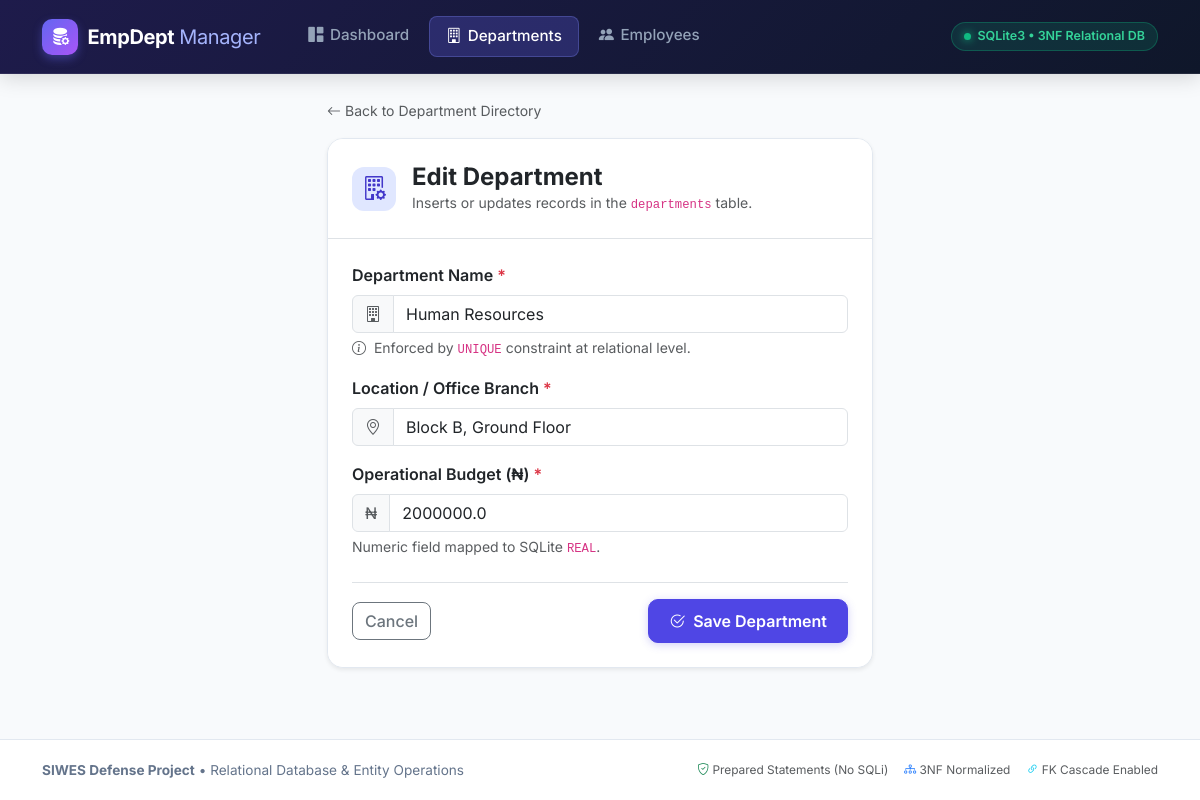
Screenshot of /departments/2/edit with the database file from the repository.
### tables this page shows
CREATE TABLE departments (
    department_id   INTEGER PRIMARY KEY AUTOINCREMENT,
    name            TEXT NOT NULL UNIQUE,
    location        TEXT NOT NULL,
    budget          REAL NOT NULL DEFAULT 0,
    created_at      TEXT DEFAULT CURRENT_TIMESTAMP
);

### app.py (the view, shortened to what this page needs)
@app.route("/departments/<int:department_id>/edit", methods=["GET", "POST"])
def edit_department(department_id):
    d = dept_repo.get_by_id(department_id)
    if not d:
        flash("Department not found.", "danger")
        return redirect(url_for("list_departments"))
    return render_template("department_form.html", department=d)

### database.py (called while the page is built)
    def get_connection(self):
        if self._connection is None:
            self._connection = sqlite3.connect(DB_PATH, check_same_thread=False)
            self._connection.execute("PRAGMA foreign_keys = ON")
            self._connection.row_factory = sqlite3.Row
        return self._connection

    def fetch_one(self, query, params=()):
        conn = self.get_connection()
        cur = conn.cursor()
        cur.execute(query, params)
        return cur.fetchone()

### models.py (called while the page is built)
    def get_by_id(self, department_id):
        r = self.db.fetch_one("SELECT * FROM departments WHERE department_id = ?", (department_id,))
        return Department(r["name"], r["location"], r["budget"], r["department_id"]) if r else None

### templates/department_form.html (shortened to what this page needs)
{% extends "base.html" %}
{% block content %}
<div class="row justify-content-center">
    <div class="col-lg-6 col-md-8">
        <div class="mb-3">
            <a href="{{ url_for('list_departments') }}" class="text-decoration-none text-muted small d-inline-flex align-items-center gap-1">
                <i class="bi bi-arrow-left"></i> Back to Department Directory
            </a>
        </div>
        <div class="card card-modern shadow-sm overflow-hidden">
            <div class="p-4 border-bottom bg-white d-flex align-items-center gap-3">
                <div class="stat-icon mb-0" style="width: 44px; height: 44px; background: #e0e7ff; color: #4338ca;">
                    <i class="bi bi-building-gear fs-4"></i>
                </div>
                <div>
                    <h4 class="fw-bold mb-0 text-dark">{{ 'Edit' if department else 'Register New' }} Department</h4>
                    <p class="text-muted small mb-0">Inserts or updates records in the <code>departments</code> table.</p>
                </div>
            </div>
            <form method="POST" class="p-4 bg-white">
                <div class="mb-3">
                    <label class="form-label fw-semibold">Department Name <span class="text-danger">*</span></label>
                    <div class="input-group">
                        <span class="input-group-text bg-light text-muted"><i class="bi bi-building"></i></span>
                        <input type="text" class="form-control" name="name" value="{{ department.name if department else '' }}" placeholder="e.g. Information Technology, Finance" required>
                    </div>
                    <div class="form-text small text-muted">
                        <i class="bi bi-info-circle me-1"></i> Enforced by <code>UNIQUE</code> constraint at relational level.
                    </div>
                </div>
                <div class="mb-3">
                    <label class="form-label fw-semibold">Location / Office Branch <span class="text-danger">*</span></label>
                    <div class="input-group">
                        <span class="input-group-text bg-light text-muted"><i class="bi bi-geo-alt"></i></span>
                        <input type="text" class="form-control" name="location" value="{{ department.location if department else '' }}" placeholder="e.g. Block A, 2nd Floor" required>
                    </div>
                </div>
                <div class="mb-4">
                    <label class="form-label fw-semibold">Operational Budget (₦) <span class="text-danger">*</span></label>
                    <div class="input-group">
                        <span class="input-group-text bg-light text-muted">₦</span>
                        <input type="number" step="1000" min="0" class="form-control" name="budget" value="{{ department.budget if department else '1000000' }}" required>
                    </div>
                    <div class="form-text small text-muted">Numeric field mapped to SQLite <code>REAL</code>.</div>
                </div>
                <div class="d-flex align-items-center justify-content-between pt-3 border-top">
                    <a href="{{ url_for('list_departments') }}" class="btn btn-outline-secondary">Cancel</a>
                    <button type="submit" class="btn btn-primary d-flex align-items-center gap-2">
                        <i class="bi bi-check2-circle"></i> Save Department
                    </button>
                </div>
            </form>
        </div>
    </div>
</div>
{% endblock %}

### templates/base.html (style rules this page uses)
:root { --primary: #4f46e5; --primary-dark: #4338ca; --primary-light: #e0e7ff; --surface: #ffffff; --background: #f8fafc; --text-main: #0f172a; --text-muted: #64748b; --border-color: #e2e8f0; --accent-manager: #7c3aed; --accent-staff: #0284c7; }
body { font-family: 'Inter', -apple-system, BlinkMacSystemFont, sans-serif; background-color: var(--background); color: var(--text-main); min-height: 100vh; display: flex; flex-direction: column; }
.card-modern { background: var(--surface); border: 1px solid var(--border-color); border-radius: 16px; box-shadow: 0 1px 3px rgba(0, 0, 0, 0.03), 0 6px 16px rgba(0, 0, 0, 0.03); transition: transform 0.2s ease, box-shadow 0.2s ease; }
.stat-icon { width: 48px; height: 48px; border-radius: 12px; display: flex; align-items: center; justify-content: center; font-size: 1.4rem; margin-bottom: 1rem; }
.btn-primary { background-color: var(--primary); border-color: var(--primary); padding: 0.55rem 1.25rem; font-weight: 600; border-radius: 10px; box-shadow: 0 2px 8px rgba(79, 70, 229, 0.25); transition: all 0.2s ease; }
.btn-outline-secondary, .btn-outline-success, .btn-outline-danger { border-radius: 8px; font-weight: 500; transition: all 0.15s ease; }

### rows the page displays
departments: name "Human Resources", location "Block B, Ground Floor", budget "2000000.0"

### other values shown
{{ 'Edit' if department else 'Register New' }} "Edit"
